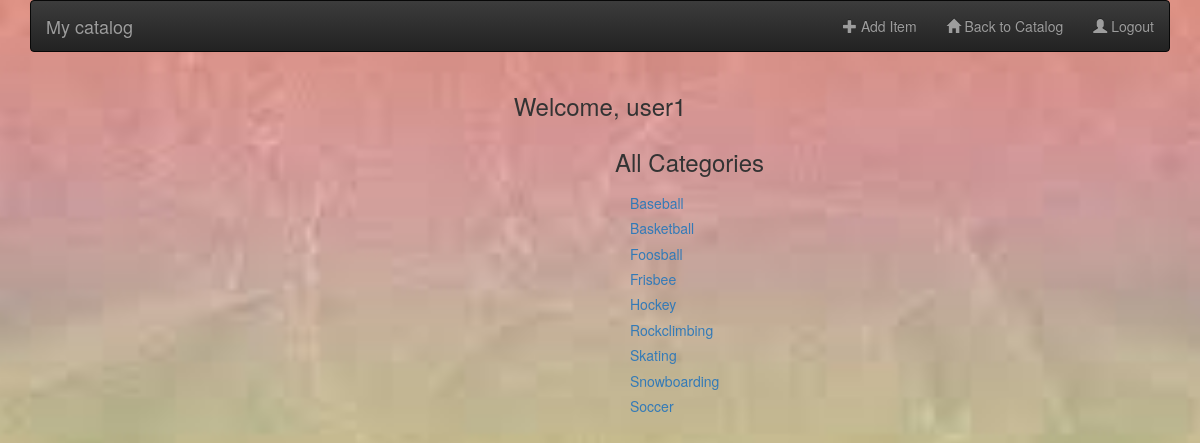
Screenshot of /mainpage (signed in) with the database file from the repository.
### db_setup.py (models this page shows, shortened)
class Category(Base):
    __tablename__ = 'category'
    id = Column(Integer, primary_key=True)
    name = Column(String(250), nullable=False,unique=True)
    user_name = Column(Integer,ForeignKey('user.uname'))
    user = relationship(User)

### application.py (the view)
@app.route('/')
@app.route('/mainpage')
def MainPage():
    categories = session.query(Category).order_by(asc(Category.name))
    if 'username' in login_session:
         return render_template('mainpage.html', categories=categories,username=login_session['username'])
    else:
        return render_template('publicmainpage.html', categories=categories)

### templates/mainpage.html (shortened to what this page needs)
{% extends "main.html" %}
{% block content %}
{% include "header.html" %}
<html>
<head>
	<link rel="stylesheet" href="https://maxcdn.bootstrapcdn.com/bootstrap/3.3.7/css/bootstrap.min.css">
	<link rel="stylesheet" href="https://maxcdn.bootstrapcdn.com/bootstrap/3.3.7/css/bootstrap-theme.min.css">
<link rel=stylesheet type=text/css href="{{ url_for('static', filename='loginstyle.css') }}">
</head>
<body>
	<div class="row top-menu">
		<div class="col-md-10"></div>
		<div class="col-md-2 text-right">
					</div>
	</div>
	<div align="center">
	{% if 'username' in session %}
  <h3>Welcome, {{ username }}</h3>
  {% endif %}
  </div>
	<div class="list-group">
						<div class="col-md-6"></div>
					  <div class="col-md-6">
							<h3>All Categories</h3>
						{% include "categoriesrepeat.html" %}
						</div>
	</div>
</body>
{% endblock %}

### templates/categoriesrepeat.html
<div class="col-md-4 restaurant-list">
  {% for category in categories %}
    <a href = "{{url_for('CategoryItems', category_name = category.name)}}">
      <h5>{{category.name}}</h5>
    </a>
  {% endfor %}
</div>

### static/loginstyle.css (style rules this page uses)
body { background: url(background.jpeg) no-repeat center center fixed; -webkit-background-size: cover; -moz-background-size: cover; -o-background-size: cover; background-size: cover; }

### rows the page displays
Category: name "Baseball"
Category: name "Basketball"
Category: name "Foosball"
Category: name "Frisbee"
Category: name "Hockey"
Category: name "Rockclimbing"
Category: name "Skating"
Category: name "Snowboarding"
Category: name "Soccer"

### other values shown
{{ username }} "user1"
